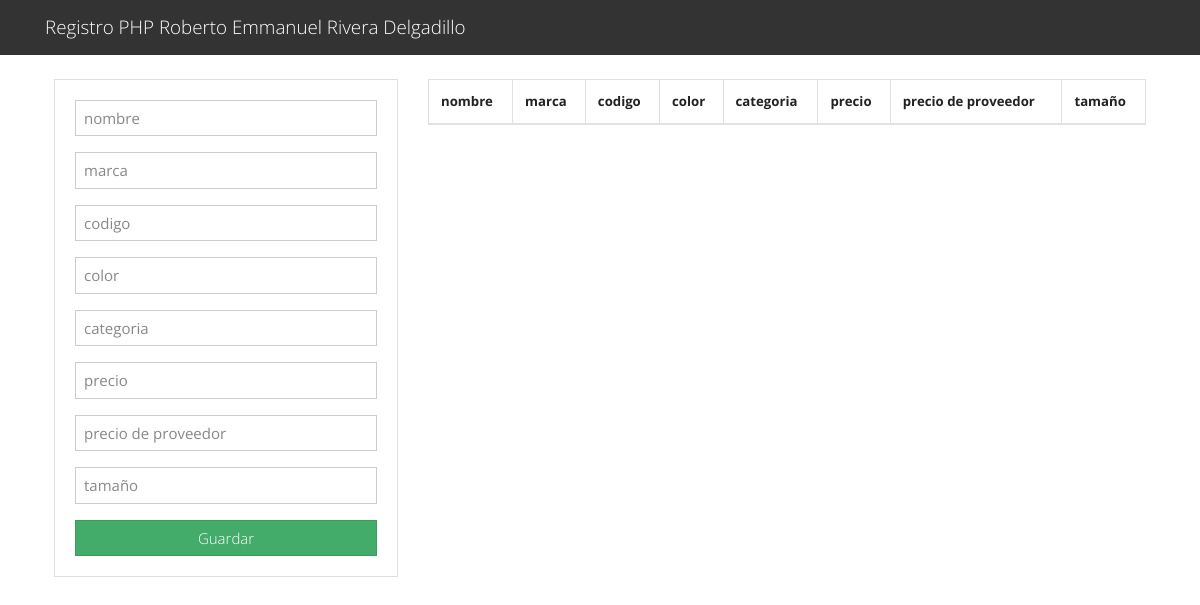
Before: / with the older database file.
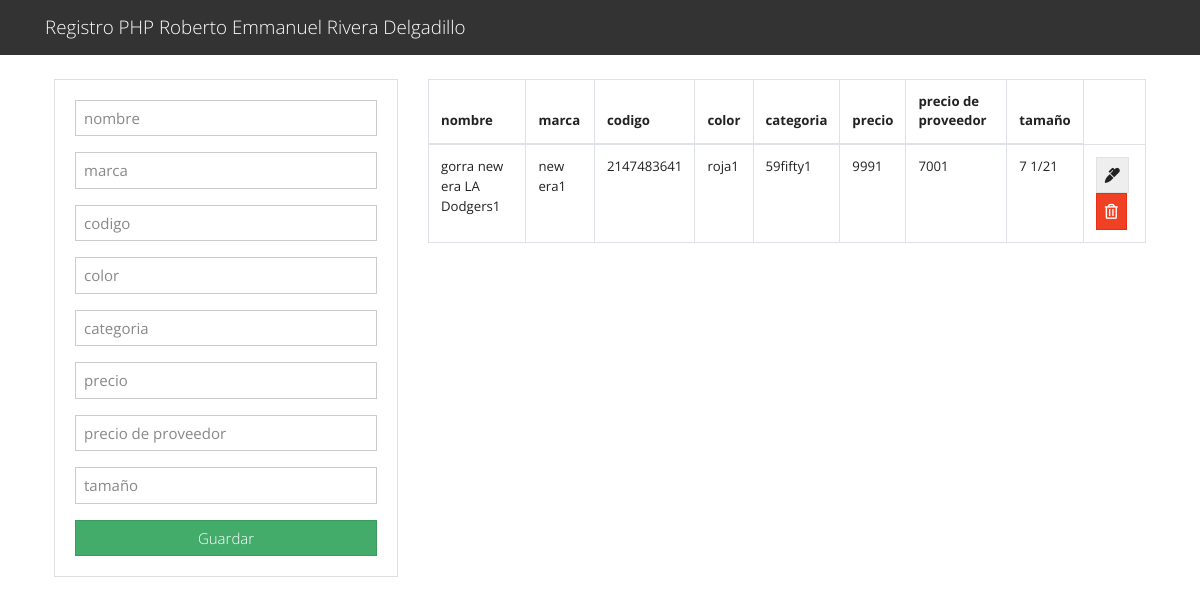
After: the same page with the newer database file.
### tables this page shows
CREATE TABLE `producto` (
  `id` int(11) NOT NULL,
  `nombre` varchar(255) NOT NULL,
  `marca` varchar(50) DEFAULT NULL,
  `codigo` int(10) DEFAULT NULL,
  `color` varchar(50) NOT NULL,
  `categoria` varchar(50) NOT NULL,
  `precio` int(10) NOT NULL,
  `precio_proveedor` int(10) NOT NULL,
  `tamano` varchar(50) NOT NULL
);

### index.php (the view, shortened to what this page needs)
<?php include("db.php"); ?>
<?php include('includes/header.php'); ?>
<main class="container p-4">
  <div class="row">
    <div class="col-md-4">
      <div class="card card-body">
        <form action="saveTask.php" method="POST">
          <div class="form-group">
            <input type="text" name="nombre" class="form-control" placeholder="nombre" autofocus>
          </div>
          <div class="form-group">
            <input type="text" name="marca" rows="2" class="form-control" placeholder="marca" autofocus>
          </div>
          <div class="form-group">
            <input type="text" name="codigo" rows="2" class="form-control" placeholder="codigo" autofocus>
          </div>
          <div class="form-group">
            <input type="text" name="color" rows="2" class="form-control" placeholder="color" autofocus>
          </div>
          <div class="form-group">
            <input type="text" name="categoria" rows="2" class="form-control" placeholder="categoria" autofocus>
          </div>
          <div class="form-group">
            <input type="text" name="precio" rows="2" class="form-control" placeholder="precio" autofocus>
          </div>
          <div class="form-group">
            <input type="text" name="precio_proveedor" rows="2" class="form-control" placeholder="precio de proveedor" autofocus>
          </div>
          <div class="form-group">
            <input type="text" name="tamano" rows="2" class="form-control" placeholder="tamaño" autofocus>
          </div>
          <input type="submit" name="saveTask" class="btn btn-success btn-block" value="Guardar">
        </form>
      </div>
    </div>
    <div class="col-md-8">
      <table class="table table-bordered">
        <thead>
          <tr>
            <th>nombre</th>
            <th>marca</th>
            <th>codigo</th>
            <th>color</th>
            <th>categoria</th>
            <th>precio</th>
            <th>precio de proveedor</th>
            <th>tamaño</th>
          </tr>
        </thead>
        <tbody>
          <?php
          $query = "SELECT * FROM producto";
          $result_tasks = mysqli_query($conn, $query);
          while($row = mysqli_fetch_assoc($result_tasks)) { ?>
          <tr>
            <td><?php echo $row['nombre']; ?></td>
            <td><?php echo $row['marca']; ?></td>
            <td><?php echo $row['codigo']; ?></td>
            <td><?php echo $row['color']; ?></td>
            <td><?php echo $row['categoria']; ?></td>
            <td><?php echo $row['precio']; ?></td>
            <td><?php echo $row['precio_proveedor']; ?></td>
            <td><?php echo $row['tamano']; ?></td>
            <td>
              <a href="edit.php?id=<?php echo $row['id']?>" class="btn btn-secondary">
                <i class="fas fa-marker"></i>
              </a>
              <a href="deleteTask.php?id=<?php echo $row['id']?>" class="btn btn-danger">
                <i class="far fa-trash-alt"></i>
              </a>
            </td>
          </tr>
          <?php } ?>
        </tbody>
      </table>
    </div>
  </div>
</main>
<?php include('includes/footer.php'); ?>

### Includes/header.php (shortened to what this page needs)
<!DOCTYPE html>
<html lang="en">
  <head>
    <link rel="stylesheet" href="https://bootswatch.com/4/yeti/bootstrap.min.css">
    <link rel="stylesheet" href="https://use.fontawesome.com/releases/v5.6.3/css/all.css">
  </head>
  <body>
    <nav class="navbar navbar-dark bg-dark">
      <div class="container">
        <a class="navbar-brand" href="index.php">Registro PHP  Roberto Emmanuel Rivera Delgadillo </a>
      </div>
    </nav>

### Includes/footer.php (shortened to what this page needs)
</body>
</html>

Changed rows visible on the page:
added producto: nombre "gorra new era LA Dodgers1", marca "new era1", codigo "2147483641", color "roja1", categoria "59fifty1", precio "9991", precio_proveedor "7001", tamano "7 1/21"
